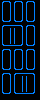

Tiled map render using the project's own tile images. Description and the whole map definition, tile-layer contents included, below:
An orthogonal 10x25 tile map with 4x4 px tiles, 1 tile layer (Capa de Patrones 1).

<map version="1.0" tiledversion="1.0.2" orientation="orthogonal" renderorder="right-down" width="10" height="25" tilewidth="4" tileheight="4" nextobjectid="1">
 <tileset firstgid="1" source="tilesetFactory.tsx" />
 <layer name="Capa de Patrones 1" width="10" height="25">
  <data encoding="csv">
1,6,2,1,6,2,1,6,2,13,
5,13,5,5,13,5,5,13,5,13,
5,13,5,5,13,5,5,13,5,13,
5,13,5,5,13,5,5,13,5,13,
5,13,5,5,13,5,5,13,5,13,
9,6,10,9,6,10,9,6,10,13,
1,6,6,6,6,2,1,6,2,13,
5,13,5,5,13,5,5,13,5,13,
5,13,5,5,13,5,5,13,5,13,
5,13,5,5,13,5,5,13,5,13,
5,13,5,5,13,5,5,13,5,13,
9,6,6,6,6,10,9,6,10,13,
1,6,2,1,6,2,1,6,2,13,
5,13,5,5,13,5,5,13,5,13,
5,13,5,5,13,5,5,13,5,13,
5,13,5,5,13,5,5,13,5,13,
5,13,5,5,13,5,5,13,5,13,
9,6,10,9,6,10,9,6,10,13,
1,6,2,1,6,6,6,6,2,13,
5,13,5,5,13,5,5,13,5,13,
5,13,5,5,13,5,5,13,5,13,
5,13,5,5,13,5,5,13,5,13,
5,13,5,5,13,5,5,13,5,13,
9,6,10,9,6,6,6,6,10,13,
13,13,13,13,13,13,13,13,13,13
</data>
 </layer>
</map>
